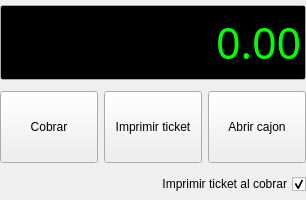
<?xml version="1.0" encoding="UTF-8"?>
<ui version="4.0">
 <class>TotalBase</class>
 <widget class="QWidget" name="TotalBase">
  <property name="geometry">
   <rect>
    <x>0</x>
    <y>0</y>
    <width>306</width>
    <height>200</height>
   </rect>
  </property>
  <property name="minimumSize">
   <size>
    <width>0</width>
    <height>200</height>
   </size>
  </property>
  <property name="windowTitle">
   <string>Form</string>
  </property>
  <property name="layoutDirection">
   <enum>Qt::RightToLeft</enum>
  </property>
  <layout class="QVBoxLayout">
   <property name="margin">
    <number>0</number>
   </property>
   <item>
    <widget class="QLineEdit" name="mui_total">
     <property name="minimumSize">
      <size>
       <width>0</width>
       <height>75</height>
      </size>
     </property>
     <property name="palette">
      <palette>
       <active>
        <colorrole role="Text">
         <brush brushstyle="SolidPattern">
          <color alpha="255">
           <red>0</red>
           <green>255</green>
           <blue>0</blue>
          </color>
         </brush>
        </colorrole>
        <colorrole role="Base">
         <brush brushstyle="SolidPattern">
          <color alpha="255">
           <red>0</red>
           <green>0</green>
           <blue>0</blue>
          </color>
         </brush>
        </colorrole>
       </active>
       <inactive>
        <colorrole role="Text">
         <brush brushstyle="SolidPattern">
          <color alpha="255">
           <red>0</red>
           <green>255</green>
           <blue>0</blue>
          </color>
         </brush>
        </colorrole>
        <colorrole role="Base">
         <brush brushstyle="SolidPattern">
          <color alpha="255">
           <red>0</red>
           <green>0</green>
           <blue>0</blue>
          </color>
         </brush>
        </colorrole>
       </inactive>
       <disabled>
        <colorrole role="Text">
         <brush brushstyle="SolidPattern">
          <color alpha="255">
           <red>119</red>
           <green>119</green>
           <blue>121</blue>
          </color>
         </brush>
        </colorrole>
        <colorrole role="Base">
         <brush brushstyle="SolidPattern">
          <color alpha="255">
           <red>255</red>
           <green>255</green>
           <blue>255</blue>
          </color>
         </brush>
        </colorrole>
       </disabled>
      </palette>
     </property>
     <property name="font">
      <font>
       <family>Sans Serif</family>
       <pointsize>32</pointsize>
      </font>
     </property>
     <property name="cursor">
      <cursorShape>ArrowCursor</cursorShape>
     </property>
     <property name="focusPolicy">
      <enum>Qt::NoFocus</enum>
     </property>
     <property name="acceptDrops">
      <bool>false</bool>
     </property>
     <property name="text">
      <string>0.00</string>
     </property>
     <property name="alignment">
      <set>Qt::AlignRight|Qt::AlignTrailing|Qt::AlignVCenter</set>
     </property>
    </widget>
   </item>
   <item>
    <layout class="QHBoxLayout">
     <item>
      <widget class="QToolButton" name="mui_abrircajon">
       <property name="minimumSize">
        <size>
         <width>72</width>
         <height>72</height>
        </size>
       </property>
       <property name="maximumSize">
        <size>
         <width>200</width>
         <height>72</height>
        </size>
       </property>
       <property name="text">
        <string>Abrir cajon</string>
       </property>
       <property name="icon">
        <iconset resource="../../../bulmages.qrc">
         <normaloff>:/Images/cash-open.png</normaloff>:/Images/cash-open.png</iconset>
       </property>
       <property name="iconSize">
        <size>
         <width>48</width>
         <height>48</height>
        </size>
       </property>
       <property name="toolButtonStyle">
        <enum>Qt::ToolButtonTextUnderIcon</enum>
       </property>
      </widget>
     </item>
     <item>
      <widget class="QToolButton" name="mui_imprimir">
       <property name="minimumSize">
        <size>
         <width>72</width>
         <height>72</height>
        </size>
       </property>
       <property name="maximumSize">
        <size>
         <width>200</width>
         <height>72</height>
        </size>
       </property>
       <property name="text">
        <string>Imprimir ticket</string>
       </property>
       <property name="icon">
        <iconset resource="../../../bulmages.qrc">
         <normaloff>:/Images/document-print.png</normaloff>:/Images/document-print.png</iconset>
       </property>
       <property name="iconSize">
        <size>
         <width>48</width>
         <height>48</height>
        </size>
       </property>
       <property name="toolButtonStyle">
        <enum>Qt::ToolButtonTextUnderIcon</enum>
       </property>
      </widget>
     </item>
     <item>
      <widget class="QToolButton" name="mui_cobrar">
       <property name="minimumSize">
        <size>
         <width>72</width>
         <height>72</height>
        </size>
       </property>
       <property name="maximumSize">
        <size>
         <width>200</width>
         <height>72</height>
        </size>
       </property>
       <property name="text">
        <string>Cobrar</string>
       </property>
       <property name="icon">
        <iconset resource="../../../bulmages.qrc">
         <normaloff>:/Images/receive.png</normaloff>:/Images/receive.png</iconset>
       </property>
       <property name="iconSize">
        <size>
         <width>48</width>
         <height>48</height>
        </size>
       </property>
       <property name="toolButtonStyle">
        <enum>Qt::ToolButtonTextUnderIcon</enum>
       </property>
      </widget>
     </item>
    </layout>
   </item>
   <item>
    <widget class="QCheckBox" name="mui_imprimiralcobrar">
     <property name="enabled">
      <bool>true</bool>
     </property>
     <property name="text">
      <string>Imprimir ticket al cobrar</string>
     </property>
     <property name="iconSize">
      <size>
       <width>16</width>
       <height>16</height>
      </size>
     </property>
     <property name="checked">
      <bool>true</bool>
     </property>
    </widget>
   </item>
  </layout>
 </widget>
 <resources>
  <include location="../../../bulmages.qrc"/>
 </resources>
 <connections/>
</ui>
